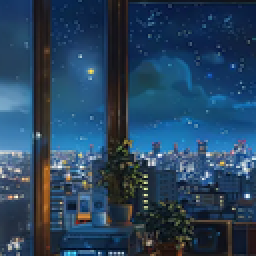
#> input picture img/favicon.png, 128 x 128 px, found by its file name (shown 2 times larger)
$ python faviconConvert.py
#> lines starting #> are read from the running program, lines starting #| are printed output that depends on the picture
from PIL import Image
import os

# === 配置部分 ===
input_file = "my-blog/source/img/favicon.png"  # 替换为你的图片路径
output_dir = "./output"        # 输出目录
sizes = [(32, 32), (64, 64), (128, 128)]  # 输出的尺寸

# === 创建输出目录 ===
os.makedirs(output_dir, exist_ok=True)

# === 打开源图像 ===
with Image.open(input_file) as img:
#> img is the input picture: PIL image 128x128 RGBA; mean R, G, B, A 39.5, 67.5, 93.9, 255
    for size in sizes:
        resized = img.resize(size, Image.LANCZOS)
        output_png_path = os.path.join(output_dir, f"favicon_{size[0]}x{size[1]}.png")
        resized.save(output_png_path, format="PNG", dpi=(72, 72))
        print(f"[✓] Saved {output_png_path}")
#> this loop made 3 passes
#> pass 1, `resized = img.resize(size, Image.LANCZOS)`:
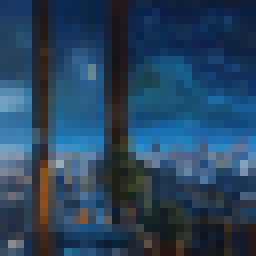
#> resized: PIL image 32x32 RGBA (shown 8 times larger); mean R, G, B, A 39.4, 67.5, 93.9, 255
#> pass 2, `resized = img.resize(size, Image.LANCZOS)`:
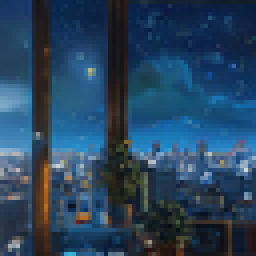
#> resized: PIL image 64x64 RGBA (shown 4 times larger); mean R, G, B, A 39.5, 67.5, 93.9, 255

    # === 生成 ICO 文件 ===
    ico_path = os.path.join(output_dir, "favicon.ico")
    img.save(ico_path, format="ICO", sizes=sizes)
    print(f"[✓] Saved {ico_path} (multi-size)")
#| [✓] Saved ./output/favicon.ico (multi-size)
